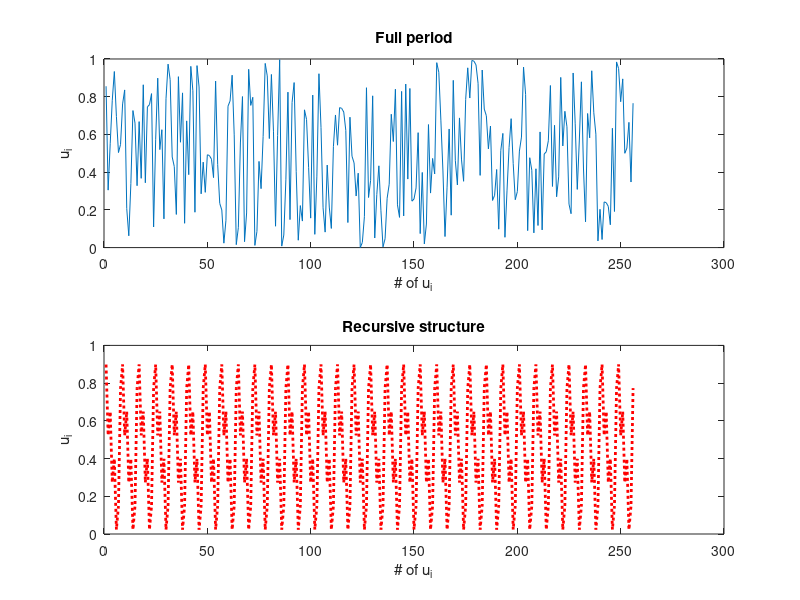

MATLAB code for this plot:
% Linear Congruent Random Number Generator..
clear
clc
a=5
c = 7
m=2^8
O = clock
x0 = floor(O(6)*10)
x_m1=zeros(m,1);

for k=1:m  
    x0=mod((a*x0+c),m);
    x_m1(k) = x0;
end;

disp('The Random Numbers are');
u_m1 = x_m1/m
me = mean(u_m1)

subplot (2,1,1)
plot(u_m1)
title ('Full period')
ylabel ('u_i')
xlabel ('# of u_i')
 
 a=5
c = 8
m=2^8;
O = clock
x0 = floor(O(6)*10)
x_m1=zeros(m,1);

for k=1:m  
    x0=mod((a*x0+c),m);
    x_m1(k) = x0;
end;
disp('The Random Numbers are');
u_m1 = x_m1/m
subplot (2,1,2)
plot(u_m1,':r', 'Linewidth',2)
title ('Recursive structure')
ylabel ('u_i')
xlabel ('# of u_i')

% end 